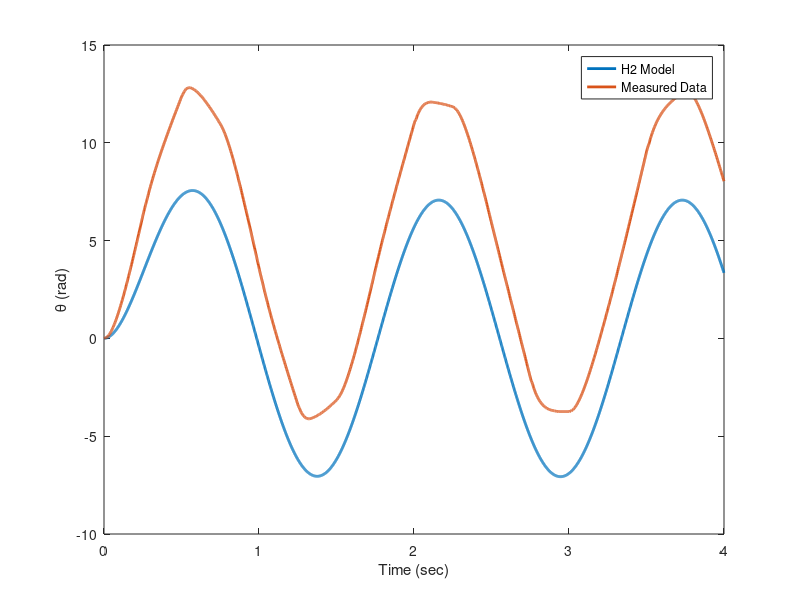
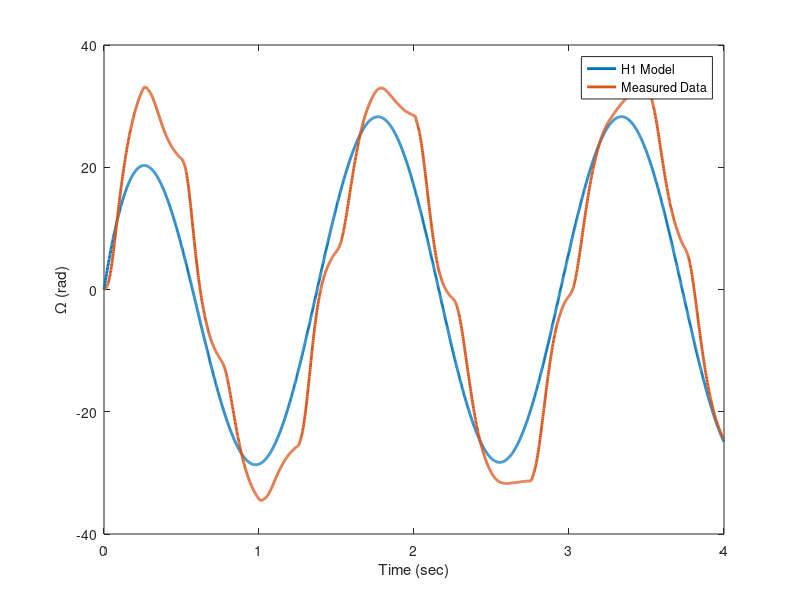

Reproduce these figures in MATLAB, in order.
%%%%%%%%%%%%%%%%%%%%%%%%%%%%%%%%%%%%%%%%%%%%%%%%%%%%%%%%%%%%%%%%%%%%%%%%%%%%%%
%%%%%%%%%%%%%%%%%%% MAE 143b: Lab 1 FREQUENCY %%%%%%%%%%%%%%%%%%%%%%%%%%%%%%%%
%%%%%%%%%%%%%%%%%%%%%%%%%%%%%%%%%%%%%%%%%%%%%%%%%%%%%%%%%%%%%%%%%%%%%%%%%%%%%%
% This code will help you plot your experimental data
% for a FREQUENCY response and compare it to your models
% Code updated April 2024

%%%%%%%%%%%%%%%%%%%%%%%%%%%%%%%%%%%%%%%%%%%%%%%%%%%%%%%%%%%%%%%%%%%%%%%%%%%%%%
%% Load data 
clear all; close all;
%%%%%%%%%%%%%%%%%%%%%%%%%%%% Edit code %%%%%%%%%%%%%%%%%%%%%%%%%%%%%%%%%%%%%%%
load('4V4A.mat'); % update with the filename you saved - should be in the form 'matdata_month-date-year hour-minute.mat'
%%%%%%%%%%%%%%%%%%%%%%%%%%%%%%%%%%%%%%%%%%%%%%%%%%%%%%%%%%%%%%%%%%%%%%%%%%%%%%%%

%% Input parameters
c=0.144;             % parameter to convert from voltage to torque 
f = 40;
g = 4;
J = c/f;
b = g*J;

%% Transfer function models
%%%%%%%%%%%%%%%%%%%%%%%%%%%% Edit code %%%%%%%%%%%%%%%%%%%%%%%%%%%%%%%%%%%%%%%
H1=tf([f],[1 g])        % Fill in TF for Omega(s)/Voltage(s) (HINT: use command "tf(num,den)")
H2=tf([f],[1 g 0])        % Fill in TF for Theta(s)/Voltage(s)
%%%%%%%%%%%%%%%%%%%%%%%%%%%%%%%%%%%%%%%%%%%%%%%%%%%%%%%%%%%%%%%%%%%%%%%%%%%%%%%%

%% Use your model to calculate the system response
timeSeconds = timeArduino/1000000;      % Time from the Arduino is in microseconds, so converting to seconds
timeApprox = linspace(0,timeSeconds(1,end),length(timeSeconds)); % Creating a time vector to use with "lsim" command

%%%%%%%%%%%%%%%%%%%%%%%%%%%% Edit code %%%%%%%%%%%%%%%%%%%%%%%%%%%%%%%%%%%%%%%
u = 4*cos(4.*timeApprox)                                % Recreate cosine input (you can use the time vector "timeApprox" that we created for you)
Omega_H1 = lsim(H1,u,timeApprox);                          % based on your given transfer function (H1) calculate omega (HINT: use "lsim" function)
Theta_H2 = lsim(H2,u,timeApprox);                         % based on your given transfer function (H2) calculate theta (HINT: use "lsim" function)
%%%%%%%%%%%%%%%%%%%%%%%%%%%%%%%%%%%%%%%%%%%%%%%%%%%%%%%%%%%%%%%%%%%%%%%%%%%%%%%%

%% Plot Experimental Data and Model on same plots
% Plot position
figure();
plot(timeApprox,Theta_H2,'LineWidth',2);
hold on;
% Also plot your actual measured data
plot(timeSeconds,position,'LineWidth',2);
legend('H2 Model','Measured Data')
xlabel('Time (sec)')
ylabel('\theta (rad)')

% Plot angular velocity
figure();
plot(timeApprox,Omega_H1,'LineWidth',2);
hold on;
% Also plot your actual measured data
plot(timeSeconds,omega,'LineWidth',2);
legend('H1 Model','Measured Data')
xlabel('Time (sec)')
ylabel('\Omega (rad)')